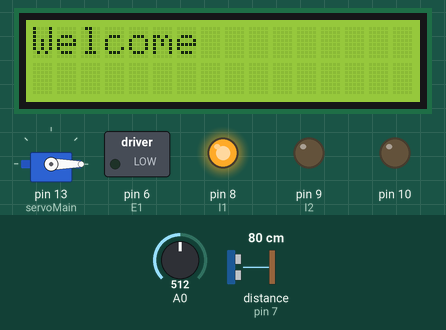
Simulated run of this sketch. Board: Arduino Uno, built with avr-gcc and run on an emulated ATmega328P. Parts: servo, 16×2 character LCD, switched loads named in the sketch (green lamp = pin HIGH), output pins drawn as LEDs (lit = HIGH). Inputs (shaded band) come from the test bench; at power-on: distance to the obstacle (sensor on pin 7) 80 cm, A0 = 512. The echo pulse lasts 58.3 µs per cm; pins used as bus, display or sensor lines are not drawn; what the sketch prints to the serial monitor is not drawn.

Above: at 3.1 s.
At 10.4 s:
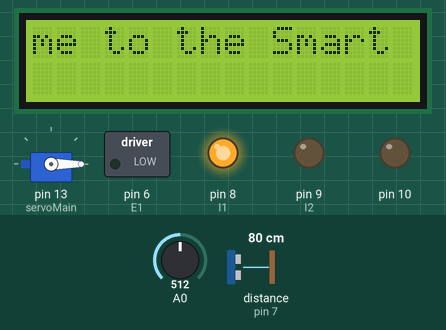
10.5 s: distance to the obstacle (sensor on pin 7) set to 45 cm
19.7 s: distance to the obstacle (sensor on pin 7) set to 38 cm
28.9 s: distance to the obstacle (sensor on pin 7) set to 2 cm
At 37.9 s:
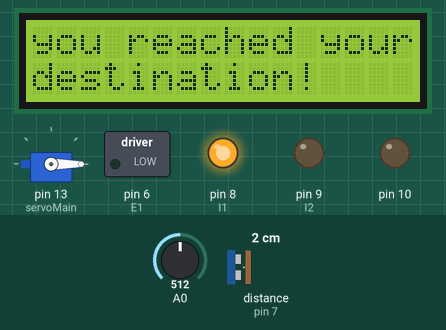
42.9 s: distance to the obstacle (sensor on pin 7) set to 6 cm
At 43.9 s:
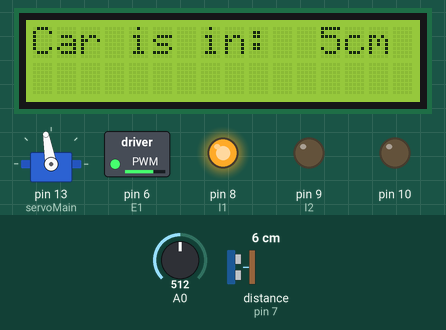
52.1 s: distance to the obstacle (sensor on pin 7) set to 18 cm
At 53.1 s:
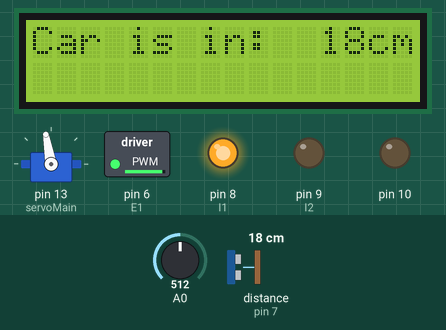
Timing chart, 0 to 55.1 s (numbered marks = the images above; inputs shaded):
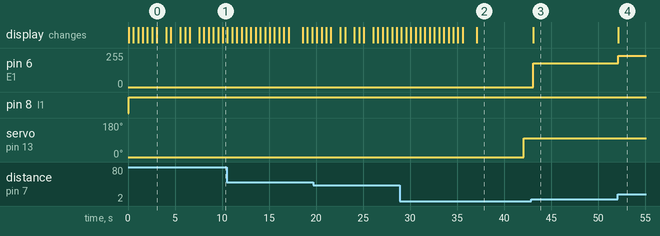

The sketch:

FINAL_withManualInput.ino
```cpp
#define triggerPin 1 // Trigger pin for sonar sensor
#define echoPin 7// Echo pin for sonar sensor
#define E1 6  // Enable Pin for motor
#define I1 8  // Control pin 1 for motor
#define I2 9  // Control pin 2 for motor


// include the library code:
//#include <Keyboard.h>

#include <LiquidCrystal.h>
#include<Servo.h>

Servo  servoMain;
//Servo  servoGate;

char incomingByte;   // for incoming serial data

// initialize the library with the numbers of the interface pins
LiquidCrystal lcd(12, 11, 5, 4, 3, 2);

double distance;

boolean manual = 1;

void setup() {


    servoMain.attach(13);
    //servoGate.attach(10);
    Serial.begin (9600);

    pinMode(triggerPin, OUTPUT);
    pinMode(echoPin, INPUT);
    pinMode(E1, OUTPUT);
    pinMode(I1, OUTPUT);
    pinMode(I2, OUTPUT);
    pinMode(10, OUTPUT);
    digitalWrite(10, LOW);
  //  pinMode(ManIn, INPUT);//MANINPUT
    //PID
    //initialize the variables we're linked to
   int sensorValue = analogRead(A0);

   //initialize servo angle 0
     servoMain.write(0);
    // delay(1000);

    //servoGate.write(0);

   // set up the LCD's number of columns and rows:
   lcd.begin(16, 2);
   // Print a message to the LCD.


   }

void loop() {


     double gain = 6.89;
     double error = distance - 3.0;
     double Pcontrol= gain*error;

     // read the input on analog pin 0:
     int sensorValue = analogRead(A0);

     // print out the value you read:
     Serial.println(sensorValue);

     delay(1);
     // delay in between reads for stability


    long duration, distance;
    digitalWrite(triggerPin, LOW);
    delayMicroseconds(2);
    digitalWrite(triggerPin, HIGH);
    delayMicroseconds(10);
    digitalWrite(triggerPin, LOW);
    duration = pulseIn(echoPin, HIGH);
    distance = (duration/2)/29.1;


    digitalWrite(I1, HIGH);
    digitalWrite(I2, LOW);

   // lcd.clear();

    // set the cursor to column 0, line 1
    // (note: line 1 is the second row, since counting begins with 0):
    //lcd.setCursor(0, 1);
    // print the number of seconds since reset:
    //lcd.print(millis() / 1000);


    //CODE FOR MANUAL INPUT
//start comment when automatic
/*if(1){
      if (Serial.available() > 0) {
                // read the incoming byte:
                incomingByte = Serial.read();

                // say what you got:
                lcd.setCursor(0,1);
                lcd.print("Manual Input");
                Serial.print("I received: ");
                Serial.println(incomingByte);

        }
        switch(incomingByte){
          case'f' :  analogWrite(E1, 255);
          lcd.clear();
          lcd.setCursor(0,0);
          lcd.print("Full Speed");
          lcd.setCursor(0,1);
          lcd.print("Manual Input");
          break;
          case'm' : analogWrite(E1, 180);
          lcd.clear();
          lcd.setCursor(0,0);
          lcd.print("Meduim Speed");
          lcd.setCursor(0,1);
          lcd.print("Manual Input");
          break;
          case'o' : analogWrite(E1, 0);
          lcd.clear();
          lcd.setCursor(0,0);
          lcd.print("OFF");
          lcd.setCursor(0,1);
          lcd.print("Manual Input");
          break;
          case'9': servoMain.write(90);
          lcd.clear();
          lcd.setCursor(0,0);
          lcd.print("Servo 90");
          lcd.setCursor(0,1);
          lcd.print("Manual Input");
          break;
          case'4': servoMain.write(45);
          lcd.clear();
          lcd.setCursor(0,0);
          lcd.print("Servo 45");
          lcd.setCursor(0,1);
          lcd.print("Manual Input");
          break;
          case'0': servoMain.write(0);
          lcd.clear();
          lcd.setCursor(0,0);
          lcd.print("Servo 0");
          lcd.setCursor(0,1);
          lcd.print("Manual Input");
          break;
        }
         if (incomingByte == 'h' || incomingByte == 'H')
        {
         // digitalWrite(10, HIGH);
        }
        else
        {
        //digitalWrite(10, LOW);
        }
}*///end comment when automatic

      // else{//Remove when automatic

      if (distance >40|| distance <= 0){
        //servoGate.write(0);

         //first things first motor code
         analogWrite(E1, 0);  // Stop

         //Message On LCD
         //lcd.setCursor(0, 1);
         //lcd.print("BY: HADABA...KHALED...MOSTAFA"); // indicates the belt is ready to transport the next car
         lcd.clear();
         lcd.setCursor(0, 0);
         char Welcome[] = {'W','e','l','c','o','m','e',' ','t','o',' ','t', 'h' ,'e',' ', 'S','m','a','r','t',' ', 'P','a','r','k','i','n','g' ,' ','S','y','s','t','e','m'};
         for(int thisChar=0; thisChar<35;thisChar++){

         if(thisChar >15){
         lcd.scrollDisplayLeft();
          }
          lcd.print(Welcome[thisChar]);
          delay (500);
          }


        // lcd.autoscroll();
        /* lcd.print("Welcome to the Smart Parking System");
         lcd.autoscroll();
         Serial.println("Out of range");
         lcd.setCursor(0, 1);
         lcd.print("Warning!");
         Serial.println("Warning!");
         lcd.noAutoscroll();*/

         }
  else{

    if (distance <= 40 && distance >=17){
       //Message On LCD
       lcd.clear();
       lcd.setCursor(0, 0);
       lcd.print("Car is in:  ");
       Serial.print("Car is in:  ");
       lcd.print(distance);
       Serial.print(distance);
       lcd.print("cm");
       Serial.println("cm");
       //Serial.println("Warning!");
       Serial.println("You are safe!");

       //Belt Running Speed
        analogWrite(E1, Pcontrol);
       //analogWrite(E1, 255);  // Run in Full speed
      }
    if (distance < 17 && distance > 3 ){
       //Message On LCD
       lcd.clear();
       lcd.setCursor(0, 0);
       lcd.print("Car is in:  ");
       Serial.print("Car is in:  ");
       lcd.print(distance);
       Serial.print(distance);
       lcd.print("cm");
       Serial.println(" cm; ");
       Serial.println("You are safe!");
      int gain = 10;
      int error = distance - 3;

     switch(error){
      case 1 : gain = 175;break;
      case 2 : gain = 90;break;
      case 3 : gain = 62;break;
      case 4 : gain = 48;break;
      case 5 : gain = 39;break;
      case 6 : gain = 34;break;
      case 7 : gain = 30;break;
      case 8 : gain = 27;break;
      case 9 : gain = 24;break;
      case 10 : gain = 22;break;
      case 11 : gain = 21;break;
      case 12 : gain = 20;break;
      case 13 : gain = 19;break;
     }
      int Pcontrol= gain*error;

       //Belt Running Speed
       analogWrite(E1, Pcontrol);  // Run in half speed
       }

    if (distance <= 3){
       lcd.clear();
       lcd.setCursor(0, 0);
       lcd.print("you reached your");
       lcd.setCursor(0, 1);
       lcd.print("destination!");
       //Serial.println("Warning!");
       Serial.println("You are safe!");
       analogWrite(E1, 0);  // Stop

       delay(5000);
       servoMain.write(100);
       //delay(1000);


       Serial.print("AngleOK!!");
       }
       }


    delay(1000);
     //  }//Remove bracket when automatic
}
```

Measured:
- the behaviour switches between 4 and 5 cm on distance to the obstacle (sensor on pin 7) (found by bisection; images 2 and 3)
- after the input at 28.9 s, pin 6 (E1): stays 0/255 (without the input it goes to 236/255 after 8.2 s); servo on pin 13 (servoMain): 0° → 100° after 13.2 s; the display: first differs from a run without the input after 8.2 s (image 2)
- after the input at 42.9 s, pin 6 (E1): 0/255 → 180/255 after 0.21 s; the display: changes after 0.21 s (image 3)
- after the input at 52.1 s, pin 6 (E1): 180/255 → 236/255 after 0.07 s; the display: changes after 0.07 s (image 4)
- what the display in image 0 shows lasts 1.0 s, from 3.1 s to 4.1 s
